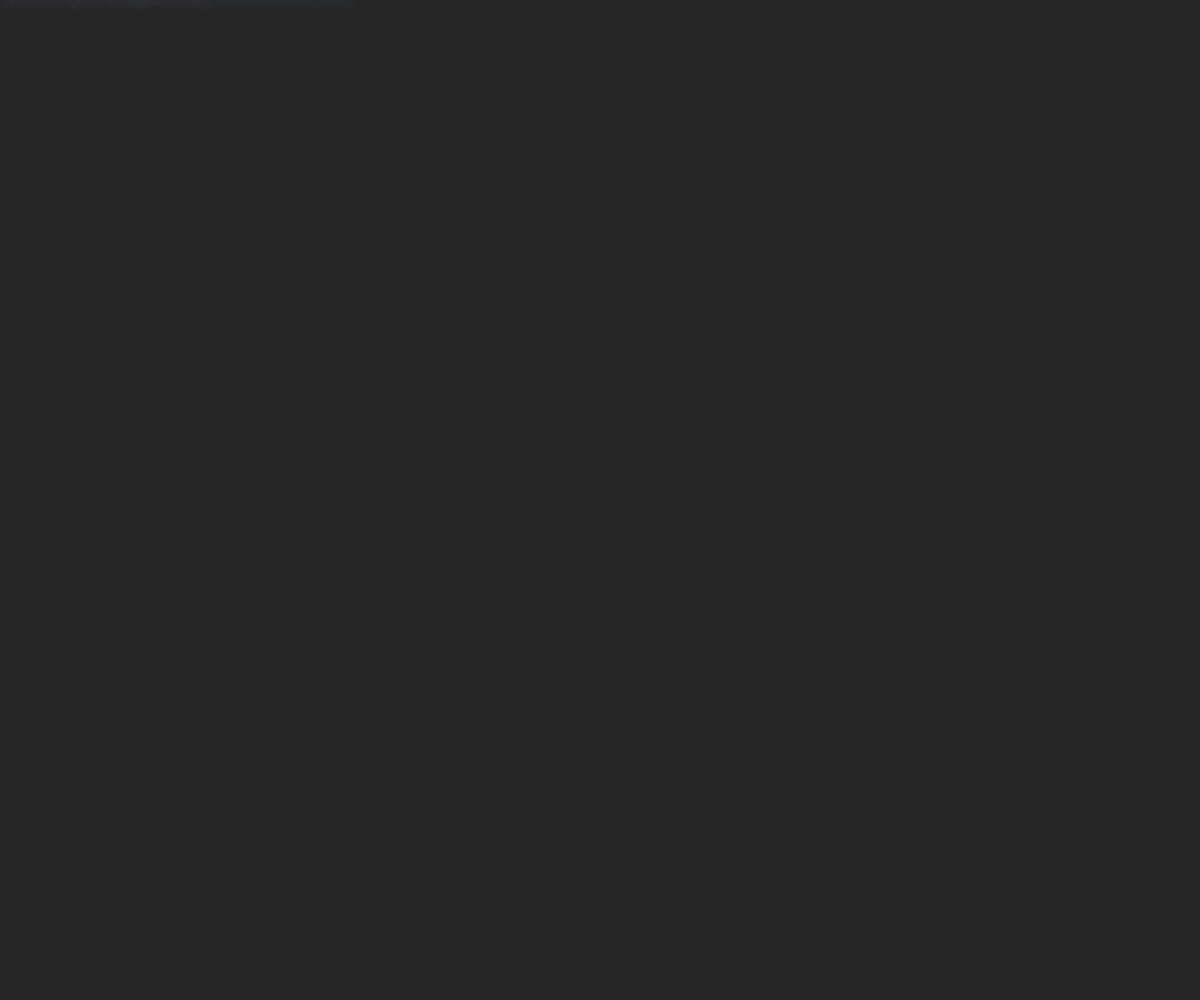
Frame 1 (no input)
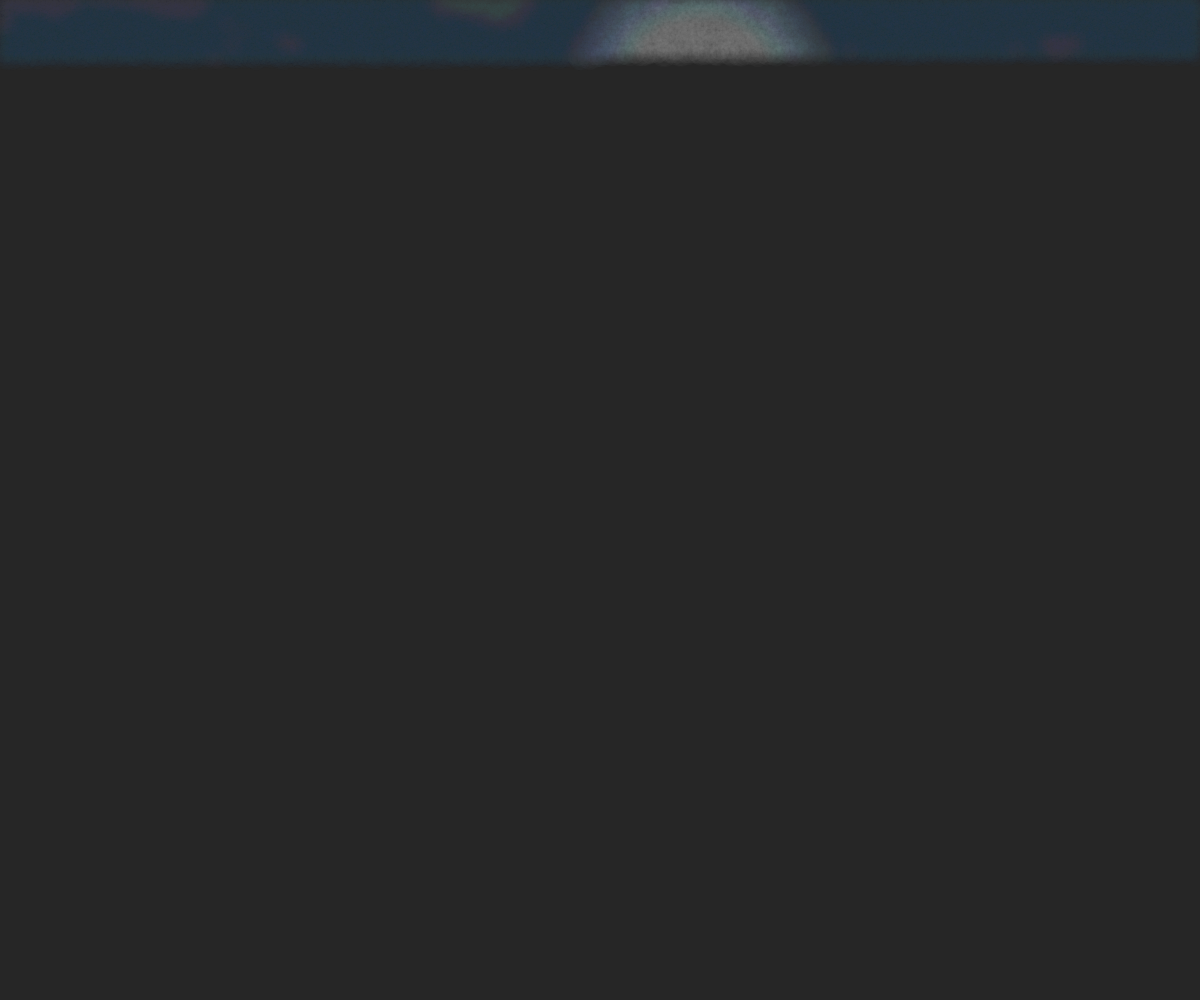
Frame 60 (no input)
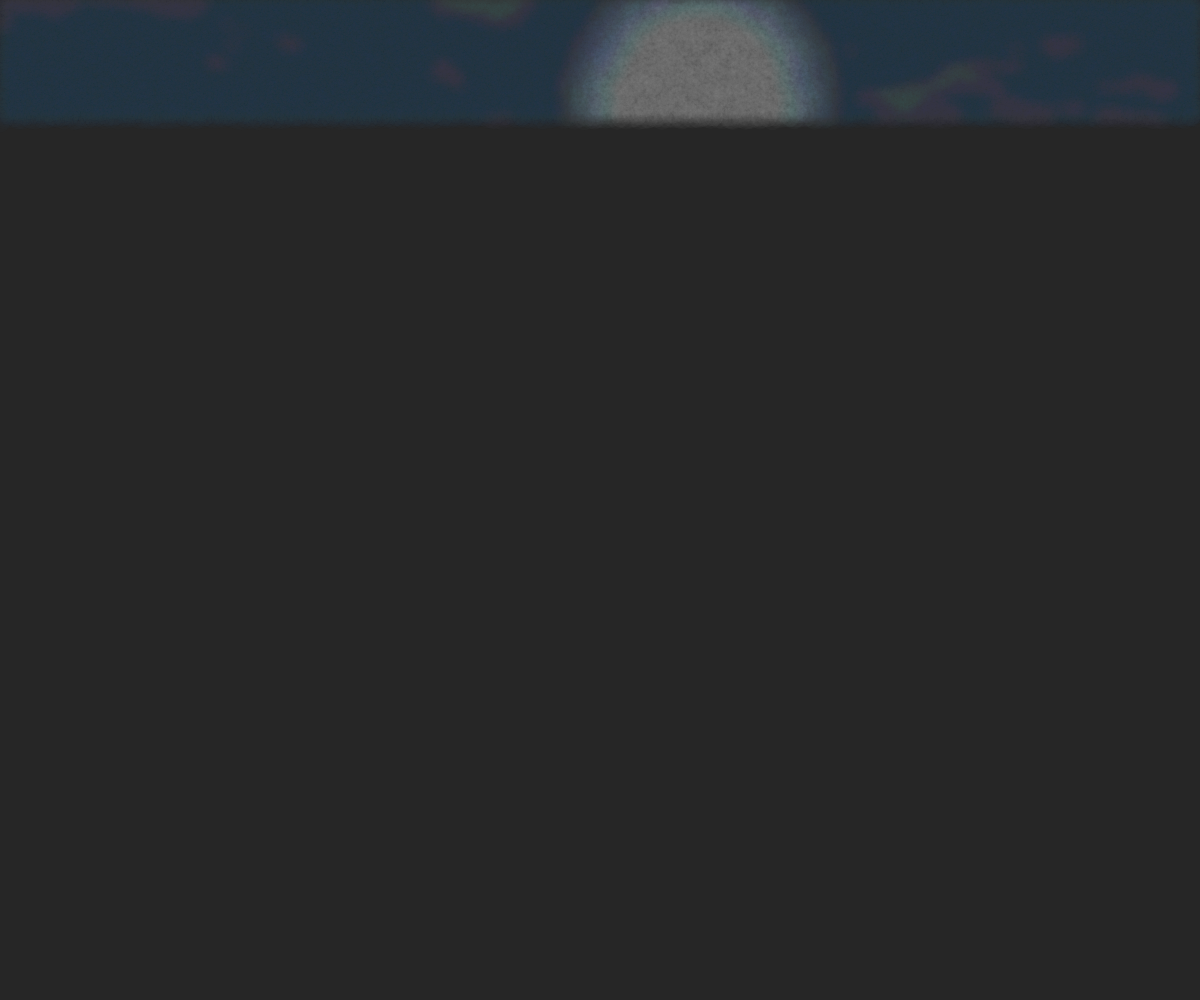
Frame 120 (the mouse pressed at the canvas centre since frame 60)

The p5.js sketch that drew these frames (run headless with seeded random() and noise() and a simulated clock; from frame 60 on, the mouse is pressed at the canvas centre):

// p5.js sketch
// ── sketch.js
let det = 0.01;
let maxdist = 75;
let ldir;
let colo;
let pm;
let hitm;
let pix = 0;
let w, h;
let listoo = false;
let distmush;
let gr;

p5.Vector.prototype.rotateAxis = function (angleXY, angleXZ, angleYZ) {
  let vec2D;
  let vec3D = this;
  vec2D = createVector(vec3D.x, vec3D.y);
  vec2D.rotate(angleXY);
  vec3D.set(vec2D.x, vec2D.y, vec3D.z);
  vec2D = createVector(vec3D.x, vec3D.z);
  vec2D.rotate(angleXZ);
  vec3D.set(vec2D.x, vec3D.y, vec2D.y);
  vec2D = createVector(vec3D.y, vec3D.z);
  vec2D.rotate(angleYZ);
  vec3D.set(vec3D.x, vec2D.x, vec2D.y);
  return vec3D;
};

/*
  Extiende la clase Color agregando el método para "rotar" un color
  RGB, tomándolo como si fuera un vector 3D y rota sus componentes
  para cada combinación: red-green, red-blue, green-blue
*/

p5.Color.prototype.rotate = function (angleRG, angleRB, angleGB) {
  let col = this;
  let vec;
  if (col.x == undefined) {
    vec = createVector(col._array[0], col._array[1], col._array[2]);
  } else {
    vec = createVector(col.x, col.y, col.z);
  }
  vec.rotateAxis(angleRG, angleRB, angleGB);
  col.x = vec.x;
  col.y = vec.y;
  col.z = vec.z;
  col.setRed(abs(col.x));
  col.setGreen(abs(col.y));
  col.setBlue(abs(col.z));
  return col;
};

let angles = [0, 0.7, 3, 4, 4];
let mushroom_rotation;
let mushroom_tilt;
let mushroom_head1;
let mushroom_head2;
let mushroom_tallo;
let mushroom_height;
let mushroom_pattern_size;
let mushroom_pattern_freq;
let mushroom_clone;
let image_color;
let light_angle;
let flowers_color;
let river;

function setup() {
  w = windowWidth;
  h = windowHeight;
  //w = 800;
  //h = 800;
  mushroom_rotation = angles[floor(random() * 5)];
//  mushroom_rotation = angles[4];
  mushroom_tilt = 0.015 + (random() - 0.5) * 0.015;
  mushroom_head1 = 0.5 + random() * 0.5;
  mushroom_head2 = pow(random(),2);
  mushroom_tallo = mushroom_head2 - 0.5;
  mushroom_height = (random() - 0.3) * 3;
  mushroom_pattern_size = 0.2 + random() * 0.25;
  mushroom_pattern_freq = 0.3 + random() * 0.5;
  mushroom_clone = random() > 0.5;
  image_color = floor(random() * 6) / 4;
  light_angle = 0;
  flowers_color = floor(random() * 4);
  river = true;
//  river = true;
  //  flowers_color = 3;
  //mushroom_rotation = 0.7;
  createCanvas(w, h);
  colorMode(RGB, 1);
  ldir = createVector(3, -2, -2);
  ldir.normalize();
  ldir.rotateAxis(0, light_angle, 0);
  pm = createVector(0, 0, 0);

  let mood;
  image_color = 5/4;
  if (image_color == 0) mood = "happy";
  if (image_color == 1/4) mood = "happy";
  if (image_color == 2/4) mood = "normal";
  if (image_color == 3/4) mood = "melancholic";
  if (image_color == 4/4) {
    mood = "happy";
    image_color = 0;
  }
  if (image_color == 5/4) mood = "trippy night";
  console.log("mood", mood);
  if (image_color == 5/4) {
    background(0.15);
    ldir = createVector(0.2, -0.5, 1);
  } else background(0.5);

}



function draw() {
  if (listoo) return;
  noStroke();
  strokeWeight(1);
  translate(w / 2, h / 2);
  let aspect = w / h;
  for (let i = 0; i < 100; i++) {
    pix++;
    let r = createVector(random() - 0.5, random() - 0.5);
    //r.mult(0);
    let res = 3.5;
    if (pix > w / res * (h + 50) / res) listoo = true;
    let ww = w / res;
    let wh = h / res;
    let x = (pix % ww)+ r.x;
    let y = floor(pix / ww) + r.y;
    let uv = createVector(x / ww - 0.5, y / wh - 0.5);
    let from = createVector(0, -17, -30);
    let dir = createVector(uv.x * aspect, uv.y, 1);
    dir.y += 0.4;
    dir.x -= 0.1;
    dir.normalize();
    let mar = march(from, dir);
    mar.col.setAlpha(min(0.8, exp(-5 * mar.td)));
    fill(mar.col);
    noStroke();
    let dm = (1 - max(0, 1 - mar.distmush * 0.3));
    circle(uv.x * w, uv.y * h, 3 + mar.td * (mar.grass ? 20  - dm * 10 : 20));
    let xx = uv.x * w;
    let yy = uv.y * h;
    mar.col.setRed(mar.col._array[0] * 0.7);
    mar.col.setGreen(mar.col._array[1] * 0.7);
    mar.col.setBlue(mar.col._array[2] * 0.7);
    if (mar.grass) {
      let dd = pow(1 - mar.td, 3);
      let fcolor = flowers_color;
      if (flowers_color == 3) {
        fcolor = floor(random() * 3);
      }
      if (fcolor == 0) fill(0.5, 1, 1, dd * 2);
      if (fcolor == 1) fill(1, 1, 0.5, dd * 2);
      if (fcolor == 2) fill(1, 0.5, 1, dd * 2);
      if (image_color == 5/4) fill(0.8, dd);
      if (noise(xx * 0.05, yy * 0.2) > 0.7 && mar.flowers) circle(xx, yy, 2 + dd * 25 * dm);
      stroke(mar.col)
      noFill();
      triangle(xx, yy, xx + dd * 5 + 3, yy, 
               xx + (random() - 0.5) * dd * 100 * dm, yy - dd * 200 * random() * dm);
    }
  }
}

function hash(p2) {
  let p = p2.copy();
  let r = p5.Vector.dot(p, createVector(12.9898, 78.233));
  return fract(sin(r) * 43758.5453);
}

function mushroom(p2, size) {
  let p = p2.copy();
  let hdif = 0;
  if (mushroom_clone) {
    if (p.x > 0) hdif = 4;
    p.set(abs(p.x), p.y, p.z);
    p.sub(8, 0, 0);
    mushroom_tilt = abs(mushroom_tilt) * (hdif == 0 ? -1 : 1);
  }
  p.mult(size);
  let a = atan2(p.x, p.z);
  let l = createVector(p.x, p.z).mag();
  p.sub(0, l * 0.2 + sin(a * 7) * l * l * 0.005 + mushroom_height - hdif, 0);
  p.rotateAxis(p.y * mushroom_tilt, 0, 0);
  //  let pxy = createVector(p.x, p.y);
  //  pxy.rotate(p.y * 0.01);
  //  p.set(pxy.x, pxy.y, p.z);
  let dx = max(0, abs(p.x) - mushroom_tallo);
  let dy = max(0, abs(p.y) - 15);
  let dz = max(0, abs(p.z) - mushroom_tallo);
  let pb = createVector(dx, dy, dz);
  let d = pb.mag() - 1 - exp(-mushroom_head1 * abs(p.y + 13) * (1 + max(0, p.y + 13))) * (3 + mushroom_head2 * 2.5);
  return { d: d / size * 0.5, p: p };
}

function de(p2) {
  let p = p2.copy();
  let pa = p2.copy();
  p.rotateAxis(0, mushroom_rotation, 0);
  p.add(0, -3, 0);
  let p3 = p.copy();
  let m1 = mushroom(p, 1);
  p3.set(-p3.x - 4, p3.y, p3.z + 2);
  let p3r = createVector(p3.x, p3.z);
  p3r.rotate(0.3);
  p3.set(p3r.x, p3.y, p3r.y);
  let m2 = mushroom(p3, 1.5);
  let d = min(m1.d, m2.d);
  //let d = 1000;
  if (d == m1.d) pm = m1.p;
  else pm = m2.p;
  let h = sin(p.x * 0.2) + cos(p.z * 0.3);
  gr = -p2.y + 3 + h + (image_color == 5/4 ? 0 : (0.3 * abs(fract(p2.z / 2) - 0.5)));
  d = min(d, gr);
  if (d == gr) hit = true;
  else hit = false;
  //pm = p;
  distmush = min(distmush,min(m1.d, m2.d));
  pa.rotateAxis(0, -0.5, 0);
  if (river) d = max(d, -abs(pa.z - 20 + sin(p.z / 4) * 4) + 6 - p2.z * 0.15);
  if (river) d = min(d, gr+1.5);;
  return d;
}

function nor(p) {
  let p1 = p.copy();
  p1.add(det, 0, 0);
  let p2 = p.copy();
  p2.add(0, det, 0);
  let p3 = p.copy();
  p3.add(0, 0, det);
  let n = createVector(de(p1), de(p2), de(p3));
  let d = de(p);
  n.sub(d, d, d);
  n.normalize();
  return n;
}

function shadow(p2) {
  let p = p2.copy();
  let td = 0;
  let d = 0.5;
  for (let i = 0; i < 80; i++) {
    p.add(ldir.x * d, ldir.y * d, ldir.z * d);
    d = de(p);
    td += d;
    if (d < det) return 0.5;
    if (td > 30) break;
  }
  return 1;
}

function shade(p) {
  let n = nor(p);
  let amb = 0.3;
  let dif = max(0, p5.Vector.dot(ldir, n)) * 1.5;
  let sh = shadow(p);
  return max(amb, dif) * sh;
}

function march(from, dir) {
  let flowers = true;
  distmush = 1000;
  let d;
  let td = 0;
  let p = from;
  let col = color(0, 0);
  let g = 0;
  let grass = false;
  for (let i = 0; i < 80; i++) {
    d = de(p);
    p.add(dir.x * d, dir.y * d, dir.z * d);
    if (d < det || td > maxdist) break;
    td += d;
    g++;
  }
  let dm = distmush;
  let pp = pm.copy();
  let gro = gr;
  if (d < 0.2) {
    let h = hit;
    let c = shade(p);
    let xz = createVector(pp.x, pp.z);
    let l = xz.mag();
    if (pp.y < -12) {
      xz.rotate(0.7);
      xz.set(
        fract(xz.x * mushroom_pattern_freq + floor(xz.y * mushroom_pattern_freq) * 0.5) - 0.5,
        fract(xz.y * mushroom_pattern_freq) -0.5
      );
      col = color(c, (dir.y - 0.1) * c * 1.5, 0);
      col.rotate(0, image_color * 0.7, 0);
      col = lerpColor(col, color(c), xz.mag() < mushroom_pattern_size ? 0.5 : 0);
    }
    if (pp.y > -12.5) col = color(c * 0.7);
    if (h) {
      let ao = 1 - exp(-0.5 * createVector(pp.x, pp.z).mag()) * 1.3;
      //ao=1;
      col = color(c * 0.3 * ao, c * 0.5 * ao, (image_color == 5/4 ? 0.1 : 0));
      col.rotate(image_color, image_color * 2, 0);
      col = distanciarColor(col, 0.3);
      grass = true;
      if (gro < 0 && river) {
        flowers = false;
        p.mult(0.2);
        nub = pow(noise(dir.x * 10 + 100, abs(dir.y) * 20 + 150), 2) * 2;
        col = lerpColor(color(0.4, 0.8, 1).rotate(0, image_color * 2, 0), color(1), nub);
        let depth = min(1, gro * gro) * 0.5 + 0.5;
        col = color(red(col) * 0.5 * depth, green(col) * 0.6 * depth, blue(col) * 0.7 * depth);
        //col = color(1);
      }
    }
  } else {
    p.mult(0.1);
    nub = pow(noise(dir.x * 10 + 100, dir.y * 20 + 150), 2) * 2;
    col = lerpColor(
      lerpColor(color(0.4, 0.8, 1).rotate(0, image_color * 2, 0), color(1), p.y + 0.8), color(1), nub);
    let moon = max(0, 1 - (dir.x * dir.x + dir.y * dir.y) * 50);
    if (image_color == 5/4) col = color(0.2+moon+nub*.2,0.3+moon+nub*.3,0.5+moon);
    td = maxdist;
  }
  return { col: col, td: td / maxdist - 0.2, grass: grass, flowers: flowers, distmush: dm + max(0, pp.y) * 500};
}

function distanciarColor(col, dist) {
  let rnd1 = random();
  let rnd2 = random();
  let v1 = dist * rnd1;
  let v2 = dist * (1-rnd1);
  let v3 = (v1 + v2) * rnd2;
  v1 *= 1 - rnd2;
  v2 *= 1 - rnd2;
  //v1 -= dist / 2;
  //v2 -= dist / 2;
  //v3 -= dist / 2;
  let r = red(col);
  let g = green(col);
  let b = blue(col);
  let a = alpha(col);
//  console.log(v1,v2,v3);
  return color(r + v1, g + v2, b + v3, a)  
}
